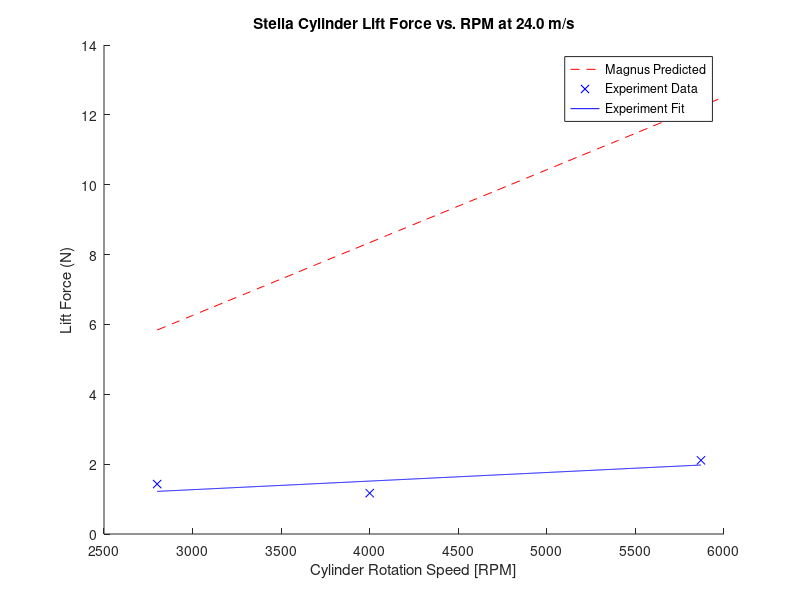
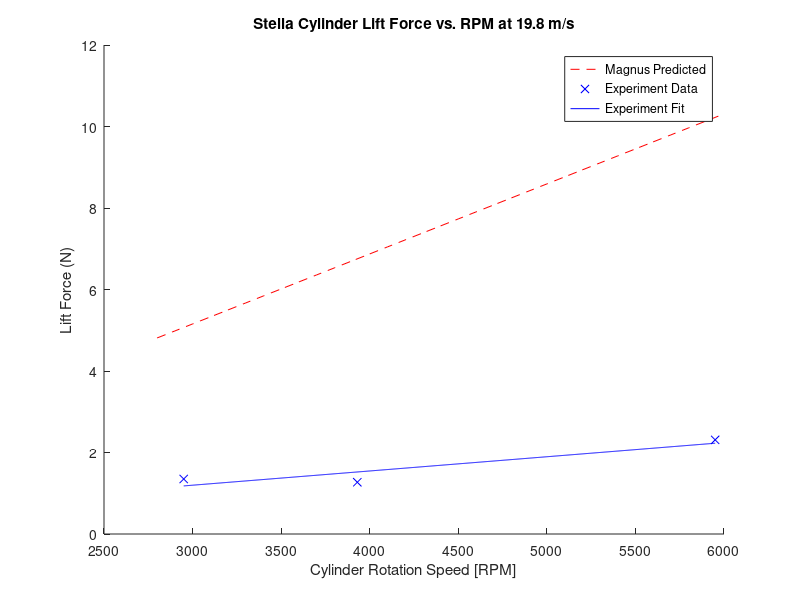
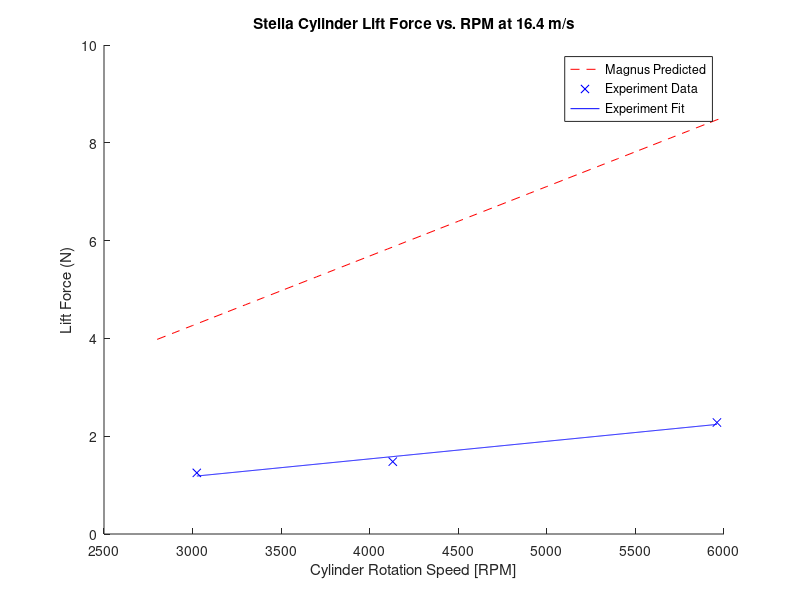
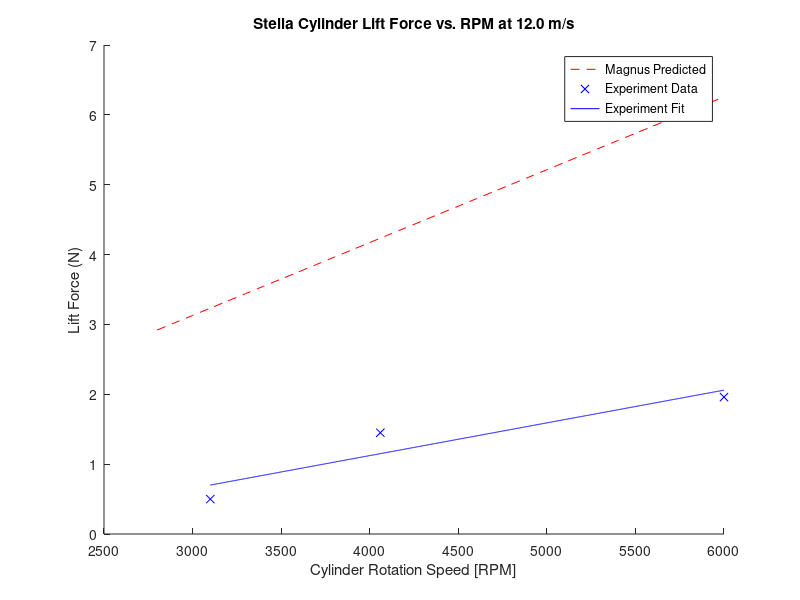

Recreate these plots in MATLAB, in order. (Note: this script raises an error after producing the figures.)
clear all;
close all;
clc;
% Magnus Effect Overview
% Variables:
% FL: lift force - measured by force balance
% rho: air density - calculated from the day's atmospheric pressure
% v: air speed - calculated using pitot tube
% G: vortex strength - found using G = 2*pi*r^2*omega
%                                   r: cylinder radius
%                                   omega: RPM in rad/s
% L: length of the cylinder
% FL = rho*v*G*L = rho*v*4*pi^2*r^2*omega*L = rho*v*4*pi^2*r^2*omega*L
% 
% Topics to analyze:
% 1. Effect of changing RPM on lift force at constant wind speed
%       - expect linear relationship
% 2. Effect of changing wind speed on lift force at constant RPM
%       - expect linear relationship
% 3. Effect of linearly increasing wind speed on lift force
%       - expect linear relationship

%%%%%%%%%%%%%%%%%%%%%%%%%%%%%%%%%%%%%%%%%%%%%%%%%%%%%%%%%%
% Authors: Feng, Zhangxi; Popecki, Simon; Skinner, James %
% Course: ME646                                          %
% Project: Cylindrical Airfoil Magnus Effect             %
% Date: May 1, 2017                                      %
%%%%%%%%%%%%%%%%%%%%%%%%%%%%%%%%%%%%%%%%%%%%%%%%%%%%%%%%%%

%% Overall experiment variables
% See attached excel sheet for the experiment data
% windspeeds from pitot tube readings:
speed4 = 24.01946618; % [m/s]
speed3 = 19.78614266;
speed2 = 16.36650742;
speed1 = 12.00973309;
airrho = 1.2093;
% [kg/m^3] from ideal gas law and the barometric pressure of the day


%% 1. Effect of RPM on lift force at constant wind speed for each airfoil

%% stella - r = 57.91/2000; % radius in [m]
rStella = 57.91/2000;
LStella = 0.130175; % length of stella in meters
forceStella = [0.5,1.45,1.96;...
            1.25,1.48,2.28;...
            1.35,1.27,2.31;...
            1.43,1.17,2.11];
RPMStella = [3100,4060,6000;...
            3024,4130,5960;...
            2950,3930,5950;...
            2800,4000,5870]; % convert from [rpm] to [rps]
% expected relationship
RPMMagnusStella = (2800:100:6000); % [rpm]

% FL = 4*pi^2*r^2*rho*v*omega*L
FLStella4 = 4*pi^2*rStella^2*airrho*speed4.*RPMMagnusStella/60*LStella;
FLStella3 = 4*pi^2*rStella^2*airrho*speed3.*RPMMagnusStella/60*LStella;
FLStella2 = 4*pi^2*rStella^2*airrho*speed2.*RPMMagnusStella/60*LStella;
FLStella1 = 4*pi^2*rStella^2*airrho*speed1.*RPMMagnusStella/60*LStella;

% polyfitting data to line
% speed4
stellaFit4 = polyfit(RPMStella(4,:),forceStella(4,:),1);
stellaFit4x = 2800:(5870-2800)/1000:5870;
stellaFit4y = stellaFit4x*stellaFit4(1) + stellaFit4(2);
% speed3
stellaFit3 = polyfit(RPMStella(3,:),forceStella(3,:),1);
stellaFit3x = 2950:(5950-2950)/1000:5950;
stellaFit3y = stellaFit3x*stellaFit3(1) + stellaFit3(2);
% speed2
stellaFit2 = polyfit(RPMStella(2,:),forceStella(2,:),1);
stellaFit2x = 3024:(5960-3024)/1000:5960;
stellaFit2y = stellaFit2x*stellaFit2(1) + stellaFit2(2);
% speed1
stellaFit1 = polyfit(RPMStella(1,:),forceStella(1,:),1);
stellaFit1x = 3100:(6000-3100)/1000:6000;
stellaFit1y = stellaFit1x*stellaFit1(1) + stellaFit1(2);

% speed4 plots
figure;
hold on;
plot(RPMMagnusStella,FLStella4,'r--');
plot(RPMStella(4,:),forceStella(4,:),'bx',stellaFit4x,stellaFit4y,'b');
xlabel('Cylinder Rotation Speed [RPM]');
ylabel('Lift Force (N)');
title('Stella Cylinder Lift Force vs. RPM at 24.0 m/s');
l = legend('Magnus Predicted','Experiment Data','Experiment Fit','Location','best');
%set(l,'FontSize',12);

% speed3 plots
figure;
hold on;
plot(RPMMagnusStella,FLStella3,'r--');
plot(RPMStella(3,:),forceStella(3,:),'bx',stellaFit3x,stellaFit3y,'b');
xlabel('Cylinder Rotation Speed [RPM]');
ylabel('Lift Force (N)');
title('Stella Cylinder Lift Force vs. RPM at 19.8 m/s');
l = legend('Magnus Predicted','Experiment Data','Experiment Fit','Location','best');
%set(l,'FontSize',12);

% speed2 plots
figure;
hold on;
plot(RPMMagnusStella,FLStella2,'r--');
plot(RPMStella(2,:),forceStella(2,:),'bx',stellaFit2x,stellaFit2y,'b');
xlabel('Cylinder Rotation Speed [RPM]');
ylabel('Lift Force (N)');
title('Stella Cylinder Lift Force vs. RPM at 16.4 m/s');
l = legend('Magnus Predicted','Experiment Data','Experiment Fit','Location','best');
%set(l,'FontSize',12);

% speed1 plots
figure;
hold on;
plot(RPMMagnusStella,FLStella1,'r--');
plot(RPMStella(1,:),forceStella(1,:),'bx',stellaFit1x,stellaFit1y,'b');
xlabel('Cylinder Rotation Speed [RPM]');
ylabel('Lift Force (N)');
title('Stella Cylinder Lift Force vs. RPM at 12.0 m/s');
l = legend('Magnus Predicted','Experiment Data','Experiment Fit','Location','best');
%set(l,'FontSize',12);

%% Bud - r = 83.82/2000; % radius in [m]
rBud = 83.82/2000; % finding radius from diamter in [mm] to [m]
LBud = 0.1762125; % length of bud cylinder in meters
forceBud = [2.3,3.17,1.65;...
            0,0,0;...
            10.13,21.92,13.91;...
            10.25,13.11,8.97];
RPMBud = [3200,4940,5800;...
        0,0,0;...
        3291,4700,5844;...
        3100,4860,5916]; % convert from [rpm] to [rps]
% expected relationship
RPMMagnusBud = (2500:100:6000); % [rpm]

% FL = 4*pi^2*r^2*rho*v*omega*L
FLBud4 = 4*pi^2*rBud^2*airrho*speed4.*RPMMagnusBud/60*LBud;
FLBud3 = 4*pi^2*rBud^2*airrho*speed3.*RPMMagnusBud/60*LBud;
FLBud2 = 4*pi^2*rBud^2*airrho*speed2.*RPMMagnusBud/60*LBud;
FLBud1 = 4*pi^2*rBud^2*airrho*speed1.*RPMMagnusBud/60*LBud;

% polyfitting data to line
% speed4
budFit4 = polyfit(RPMBud(4,:),forceBud(4,:),1);
budFit4x = 3100:(5916-3100)/1000:5916;
budFit4y = budFit4x*budFit4(1) + budFit4(2);
% speed3
budFit3 = polyfit(RPMBud(3,:),forceBud(3,:),1);
budFit3x = 3291:(5844-3291)/1000:5844;
budFit3y = budFit3x*budFit3(1) + budFit3(2);
% speed1
budFit1 = polyfit(RPMBud(1,:),forceBud(1,:),1);
budFit1x = 3200:(5800-3200)/1000:5800;
budFit1y = budFit1x*budFit1(1) + budFit1(2);

% speed4 plots
figure;
hold on;
plot(RPMMagnusBud,FLBud4,'r--');
plot(RPMBud(4,:),forceBud(4,:),'bx',budFit4x,budFit4y,'b');
xlabel('Cylinder Rotation Speed [RPM]');
ylabel('Lift Force (N)');
title('Bud Heavy Cylinder Lift Force vs. RPM at 24.0 m/s');
l = legend('Magnus Predicted','Experiment Data','Experiment Fit','Location','best');
%set(l,'FontSize',12);

% speed3 plots
figure;
hold on;
plot(RPMMagnusBud,FLBud3,'r--');
plot(RPMBud(3,:),forceBud(3,:),'bx',budFit3x,budFit3y,'b');
xlabel('Cylinder Rotation Speed [RPM]');
ylabel('Lift Force (N)');
title('Bud Heavy Lift Force vs. RPM at 19.8 m/s');
l = legend('Magnus Predicted','Experiment Data','Experiment Fit','Location','best');
%set(l,'FontSize',12);

% speed2 plot for Bud does not exist

% speed1 plots
figure;
hold on;
plot(RPMMagnusBud,FLBud1,'r--');
plot(RPMBud(1,:),forceBud(1,:),'bx',budFit1x,budFit1y,'b');
xlabel('Cylinder Rotation Speed [RPM]');
ylabel('Lift Force (N)');
title('Bud Heavy Cylinder Lift Force vs. RPM at 12.0 m/s');
l = legend('Magnus Predicted','Experiment Data','Experiment Fit','Location','best');
%set(l,'FontSize',12);

%% Quaker - r = 128.27/2000; % radius in [m]
rQuaker = 128.27/2000;
LQuaker = 0.2286; % length of quaker oats cylinder in meters
forceQuaker = [3.72,3.14,4.35;...
            6,4.97,5.26;...
            8.42,7.25,7.67;...
            10.6,15.5,10.43];
RPMQuaker = [3720,4560,5560;...
            3660,4470,5630;...
            3675,4050,5500;...
            3000,3160,5200]; % convert from [rpm] to [rps]
% expected relationship
RPMMagnusQuaker = (2500:100:6000); % [rpm]

% FL = 4*pi^2*r^2*rho*v*omega*L
FLQuaker4 = 4*pi^2*rQuaker^2*airrho*speed4.*RPMMagnusQuaker/60*LQuaker;
FLQuaker3 = 4*pi^2*rQuaker^2*airrho*speed3.*RPMMagnusQuaker/60*LQuaker;
FLQuaker2 = 4*pi^2*rQuaker^2*airrho*speed2.*RPMMagnusQuaker/60*LQuaker;
FLQuaker1 = 4*pi^2*rQuaker^2*airrho*speed1.*RPMMagnusQuaker/60*LQuaker;

% polyfitting data to line
% speed4
quakerFit4 = polyfit(RPMQuaker(4,:),forceQuaker(4,:),1);
quakerFit4x = 3000:(5200-3000)/1000:5200;
quakerFit4y = quakerFit4x*quakerFit4(1) + quakerFit4(2);
% speed3
quakerFit3 = polyfit(RPMQuaker(3,:),forceQuaker(3,:),1);
quakerFit3x = 3675:(5500-3675)/1000:5500;
quakerFit3y = quakerFit3x*quakerFit3(1) + quakerFit3(2);
% speed2
quakerFit2 = polyfit(RPMQuaker(2,:),forceQuaker(2,:),1);
quakerFit2x = 3660:(5630-3660)/1000:5630;
quakerFit2y = quakerFit2x*quakerFit2(1) + quakerFit2(2);
% speed1
quakerFit1 = polyfit(RPMQuaker(1,:),forceQuaker(1,:),1);
quakerFit1x = 3720:(5560-3720)/1000:5560;
quakerFit1y = quakerFit1x*quakerFit1(1) + quakerFit1(2);

% speed4 plots
figure;
hold on;
plot(RPMMagnusQuaker,FLQuaker4,'r--');
plot(RPMQuaker(4,:),forceQuaker(4,:),'bx',quakerFit4x,quakerFit4y,'b');
xlabel('Cylinder Rotation Speed [RPM]');
ylabel('Lift Force (N)');
title('Quaker Oats Cylinder Lift Force vs. RPM at 24.0 m/s');
l = legend('Magnus Predicted','Experiment Data','Experiment Fit','Location','best');
%set(l,'FontSize',12);

% speed3 plots
figure;
hold on;
plot(RPMMagnusQuaker,FLQuaker3,'r--');
plot(RPMQuaker(3,:),forceQuaker(3,:),'bx',quakerFit3x,quakerFit3y,'b');
xlabel('Cylinder Rotation Speed [RPM]');
ylabel('Lift Force (N)');
title('Quaker Oats Cylinder Lift Force vs. RPM at 19.8 m/s');
l = legend('Magnus Predicted','Experiment Data','Experiment Fit','Location','best');
%set(l,'FontSize',12);

% speed2 plots
figure;
hold on;
plot(RPMMagnusQuaker,FLQuaker2,'r--');
plot(RPMQuaker(2,:),forceQuaker(2,:),'bx',quakerFit2x,quakerFit2y,'b');
xlabel('Cylinder Rotation Speed [RPM]');
ylabel('Lift Force (N)');
title('Quaker Oats Cylinder Lift Force vs. RPM at 16.4 m/s');
l = legend('Magnus Predicted','Experiment Data','Experiment Fit','Location','best');
%set(l,'FontSize',12);

% speed1 plots
figure;
hold on;
plot(RPMMagnusQuaker,FLQuaker1,'r--');
plot(RPMQuaker(1,:),forceQuaker(1,:),'bx',quakerFit1x,quakerFit1y,'b');
xlabel('Cylinder Rotation Speed [RPM]');
ylabel('Lift Force (N)');
title('Quaker Oats Cylinder Lift Force vs. RPM at 12.0 m/s');
l = legend('Magnus Predicted','Experiment Data','Experiment Fit','Location','best');
%set(l,'FontSize',12);

%% comparison to theory completed, looking for patterns within the collected
% data
% plot of just the experimental data
% quaker oats cylinder
figure;
hold on;
plot(RPMQuaker(4,:),forceQuaker(4,:),'--*');
plot(RPMQuaker(3,:),forceQuaker(3,:),'--x');
plot(RPMQuaker(2,:),forceQuaker(2,:),'--d');
plot(RPMQuaker(1,:),forceQuaker(1,:),'--s');
grid on;
xlabel('Rotation Speed (RPM)');
ylabel('Life Force (N)');
title({'Measured Lift Force of Quaker Oats Cylinder vs. RPM','at Constant Wind Speeds'});
l = legend('Location','best','24.0 m/s','19.8 m/s','16.4 m/s','12.0 m/s');
%set(l,'FontSize',12);

% Bud Heavy cylinder
figure;
hold on;
plot(RPMBud(4,:),forceBud(4,:),'--*');
plot(RPMBud(3,:),forceBud(3,:),'--x');
plot(RPMBud(1,:),forceBud(1,:),'--s');
grid on;
xlabel('Rotation Speed (RPM)','FontSize',12);
ylabel('Life Force (N)','FontSize',12);
title({'Measured Lift Force of Bud Heavy Cylinder vs. RPM','at Constant Wind Speeds'});
l = legend('Location','northeast','24.0 m/s','19.8 m/s','12.0 m/s');
%set(l,'FontSize',12);
text(3150,24,'16.4 m/s wind speed has no data','FontSize',12);

% Quaker cylinder
figure;
hold on;
plot(RPMQuaker(4,:),forceQuaker(4,:),'--*');
plot(RPMQuaker(3,:),forceQuaker(3,:),'--x');
plot(RPMQuaker(2,:),forceQuaker(2,:),'--d');
plot(RPMQuaker(1,:),forceQuaker(1,:),'--s');
grid on;
xlabel('Rotation Speed (RPM)');
ylabel('Life Force (N)');
title({'Measured Lift Force of Quaker Cylinder vs. RPM','at Constant Wind Speeds'});
l = legend('Location','best','24.0 m/s','19.8 m/s','16.4 m/s','12.0 m/s');
%set(l,'FontSize',12);

%% 2. Effect of changing wind speed on lift force

%% Calculating Reynolds number for 3 cylinders and all 4 speeds 

speeds1to4 = [speed1,speed2,speed3,speed4];
speeds1to5stella = [speed1,speed2,speed3,speed4,29.420];
nu = 15.11e-6; % (m^2/s) kinematic viscosity of air at room temperature

ReStella = speeds1to5stella.*(rStella*2)/nu;
ReBud = speeds1to4.*(rBud*2)/nu;
ReQuaker = speeds1to4.*(rQuaker*2)/nu;
strReStella = sprintf('Re = %1.3d \n',ReStella);
strReBud = sprintf('Re = %1.3d \n',ReBud);
strReQuaker = sprintf('Re = %1.3d \n',ReQuaker);
disp('Stella Reynolds Number for velocities in increasing magnitude (12.0,16.4,19.8,24.0) m/s')
disp(strReStella)
disp('Bud Heavy Reynolds Number for velocities in increasing magnitude (12.0,19.8,24.0) m/s')
disp(strReBud)
disp('Quaker Reynolds Number for velocities in increasing magnitude (12.0,16.4,19.8,24.0) m/s')
disp(strReQuaker)


%% Plotting all the data
% Experiment was conducted to have approximately the same RPM. Assuming the
% difference in lift force from <300 RPM difference is negligible for the
% purpose of seeking a pattern.

speeds = [speed4,speed3,speed2,speed1];

% Stella Cylinder
figure;
hold on;
plot(speeds,forceStella(:,3),'--*');
plot(speeds,forceStella(:,2),'-.x');
plot(speeds,forceStella(:,1),'k:d');
xlim([10 26]);
xlabel('Wind Speeds (m/s)','FontSize',12);
ylabel('Lift Force (N)','FontSize',12);
title({'Effect of Wind Speed on Stella Cylinder Lift Force','Assuming Constant RPM'});
l = legend('Location','southwest','~3000 RPM','~4000 RPM','~6000 RPM');
%set(l,'FontSize',12);

% Bud Cylinder
figure;
hold on;
plot(speeds([1,3,4]),forceBud([1,3,4],3),'--*');
plot(speeds([1,3,4]),forceBud([1,3,4],2),'-.x');
plot(speeds([1,3,4]),forceBud([1,3,4],1),'k:d');
xlim([10 26]);
xlabel('Wind Speeds (m/s)','FontSize',12);
ylabel('Lift Force (N)','FontSize',12);
title({'Effect of Wind Speed on Bud Cylinder Lift Force','Assuming Constant RPM'});
l = legend('Location','best','~3000 RPM','~5000 RPM','~6000 RPM');
%set(l,'FontSize',12);

% Oats Cylinder
figure;
hold on;
plot(speeds,forceQuaker(:,3),'--*');
plot(speeds,forceQuaker(:,2),'-.x');
plot(speeds,forceQuaker(:,1),'k:d');
xlim([10 26]);
xlabel('Wind Speeds (m/s)','FontSize',12);
ylabel('Lift Force (N)','FontSize',12);
title({'Effect of Wind Speed on Oats Cylinder Lift Force','Assuming Constant RPM'});
l = legend('Location','best','~3500 RPM','~4250 RPM','~5500 RPM');
%set(l,'FontSize',12);

%% fitting the wind speed data
stellaWindRPMfit6k = polyfit(speeds',forceStella(:,1),1);
sWRfitx = speeds(4):(speeds(1) - speeds(4))/10:speeds(1);
sWRfity = sWRfitx*stellaWindRPMfit6k(1) + stellaWindRPMfit6k(2);

figure;
plot(speeds,forceStella(:,1),'*',sWRfitx,sWRfity);
xlabel('Wind Speed (m/s)','FontSize',12);
ylabel('Lift Force (N)','FontSize',12);
title('Lift Force vs. Wind Speed Stella Cylinder at ~6000 rpm');
l = legend('Location','best','Data','Best Fit');
%set(l,'FontSize',12);

budWindRPMfit6k = polyfit(speeds([1,3,4])',forceBud([1,3,4],1),1);
bWRfitx = speeds(4):(speeds(1) - speeds(4))/10:speeds(1);
bWRfity = bWRfitx*budWindRPMfit6k(1) + budWindRPMfit6k(2);

figure;
plot(speeds([1,3,4]),forceBud([1,3,4],1),'*',bWRfitx,bWRfity);
xlabel('Wind Speed (m/s)','FontSize',12);
ylabel('Lift Force (N)','FontSize',12);
title('Lift Force vs. Wind Speed Bud Cylinder ~6000 rpm');
l = legend('Location','best','Data','Best Fit');
%set(l,'FontSize',12);

quakerWindRPMfit6k = polyfit(speeds',forceQuaker(:,1),1);
qWRfitx = speeds(4):(speeds(1) - speeds(4))/10:speeds(1);
qWRfity = qWRfitx*quakerWindRPMfit6k(1) + quakerWindRPMfit6k(2);

figure;
plot(speeds,forceQuaker(:,1),'*',qWRfitx,qWRfity);
xlabel('Wind Speed (m/s)','FontSize',12);
ylabel('Lift Force (N)','FontSize',12);
title('Lift Force vs. Wind Speed Quaker Cylinder ~6000 rpm');
l = legend('Location','best','Data','Best Fit');
%set(l,'FontSize',12);

%% 3. Effect of increasing wind speed on a fixed RPM on the lift force

%% Plotting and fitting
windSpeed = [11.12,16.37,20.3,23.59,26.47,29.42]; % [m/s]
liftForce = [0.67,0.61,0.5,0.4,0.36,0.47]; % [N]

windForceFit = polyfit(windSpeed,liftForce,1);
windForcex = linspace(windSpeed(1),windSpeed(end),6);
windForcey = windForcex*windForceFit(1) + windForceFit(2);

%% Error Analysis
% confidence interval-------------------------------------------
% defining the degree of freedom and confidence interval
N = length(windSpeed);
dF = N - (1 + 1);
confidenceLevel = 0.975; % Matlab uses one-tail probability

% finding the t score
t = tinv(confidenceLevel,dF);
% t = 2.3060

% average value of x axis data
xMean = mean(windSpeed);

% the sum of difference of X - xbar squared
SSxx = sum((windSpeed - xMean).^2);

% finding the term of sum of difference of y axis - yfit squared
SSres = sum((liftForce - windForcey).^2);

% finding Syx
Syx = sqrt(SSres/dF);

% fit confidence interval max and min
fitCf = t*Syx*sqrt(1/N + ((windSpeed - xMean).^2)/SSxx);
minFitCf = windForcey - fitCf;
maxFitCf = windForcey + fitCf;

% measurement confidence interval max and min
measCf = t*Syx*sqrt(1 + 1/N + ((windSpeed - xMean).^2)/SSxx);
minMeaCf = windForcey - measCf;
maxMeaCf = windForcey + measCf;
% confidence interval ends--------------------------------------

%% Plotting everythang
figure;
plot(windSpeed,liftForce,'x',windForcex,windForcey);
hold on;
p1 = plot(windSpeed,minFitCf,'r:');
p2 = plot(windSpeed,maxFitCf,'r:');
p3 = plot(windSpeed,minMeaCf,'b--');
p4 = plot(windSpeed,maxMeaCf,'b--');
set(get(get(p2,'Annotation'),'LegendInformation'),...
    'IconDisplayStyle','off');
set(get(get(p4,'Annotation'),'LegendInformation'),...
    'IconDisplayStyle','off');
xlabel('Wind Speed (m/s)','FontSize',12);
ylabel('Lift Force (N)','FontSize',12);
title('Lift Force vs. Wind Speed for Stella Cylinder');
l = legend('Location','best','Experiment Data','Best fit line','Confidence of Fit','Confidence of Measurement');
%set(l,'FontSize',12);

%% Calculateing the Coefficient of Lift 
%  THEORETICAL

% Below calculations were done using the equation found 
% in Tokumaru pdf
% Note: in the document a = radius
% CL = Lift/length*rhoair*(velocity.^2)*radius

% Coeffeicient of lift for Stella
CLthStella1 = FLStella1/(LStella*airrho*(speed1^2)*rStella);
CLthStella2 = FLStella2/(LStella*airrho*(speed2^2)*rStella);
CLthStella3 = FLStella3/(LStella*airrho*(speed3^2)*rStella);
CLthStella4 = FLStella4/(LStella*airrho*(speed4^2)*rStella);

% Coeffeicient of lift for Bud Heavy
CLthBud1 = FLBud1/(LBud*airrho*(speed1^2)*rBud);
CLthBud2 = FLBud2/(LBud*airrho*(speed2^2)*rBud);
CLthBud3 = FLBud3/(LBud*airrho*(speed3^2)*rBud);
CLthBud4 = FLBud4/(LBud*airrho*(speed4^2)*rBud);

% Coeffeicient of lift for Oats
CLthQuaker1 = FLQuaker1/(LQuaker*airrho*(speed1^2)*rQuaker);
CLthQuaker2 = FLQuaker2/(LQuaker*airrho*(speed2^2)*rQuaker);
CLthQuaker3 = FLQuaker3/(LQuaker*airrho*(speed3^2)*rQuaker);
CLthQuaker4 = FLQuaker4/(LQuaker*airrho*(speed4^2)*rQuaker);

%% Plot Theoretical Coefficent of Lift

figure
hold on
plot(RPMMagnusStella,CLthStella1,'-')
plot(RPMMagnusStella,CLthStella2,'-')
plot(RPMMagnusStella,CLthStella3,'-')
plot(RPMMagnusStella,CLthStella4,'-')
title('Theoretical Coefficient of Lift for Stella Cylinder')
xlabel('Velocity (m/s)')
ylabel('C_L')
legend('Location','northwest','12.0 m/s','16.4 m/s','19.8 m/s','24.0 m/s')
grid on 

figure
hold on
plot(RPMMagnusBud,CLthBud1,'-')
plot(RPMMagnusBud,CLthBud2,'-')
plot(RPMMagnusBud,CLthBud3,'-')
plot(RPMMagnusBud,CLthBud4,'-')
title('Theoretical Coefficient of Lift for Bud Heavy Cylinder')
xlabel('Velocity (m/s)')
ylabel('C_L')
legend('Location','northwest','12.0 m/s','16.4 m/s','19.8 m/s','24.0 m/s')
grid on 

figure
hold on
plot(RPMMagnusQuaker,CLthQuaker1,'-')
plot(RPMMagnusQuaker,CLthQuaker2,'-')
plot(RPMMagnusQuaker,CLthQuaker3,'-')
plot(RPMMagnusQuaker,CLthQuaker4,'-')
title('Theoretical Coefficient of Lift for Quaker Oat Cylinder')
xlabel('Velocity (m/s)')
ylabel('C_L')
legend('Location','northwest','12.0 m/s','16.4 m/s','19.8 m/s','24.0 m/s')
grid on 


%% Calculateing the Coefficient of Lift 
%  EXPERIMENTAL

% Below calculations were done using the equation found 
% in Tokumaru pdf
% Note: in the document a = radius
% CL = Lift/rhoair*(velocity.^2)*radius

% All speeds in order of smallest to greatest magnitude of velocity
%speedslr = fliplr(speeds);

% Coeffeicient of lift for Stella
% Organized by trial (Constant windpeed, changing rpm)
CLexpStella1 = forceStella(1,:)./(LStella*airrho*(speed1^2)*rStella);
CLexpStella2 = forceStella(2,:)./(LStella*airrho*(speed2^2)*rStella);
CLexpStella3 = forceStella(3,:)./(LStella*airrho*(speed3^2)*rStella);
CLexpStella4 = forceStella(4,:)./(LStella*airrho*(speed4^2)*rStella);

% Constant RPM and changing wind speed for Stella error analysis
CLexpStella5 = liftForce./(LStella*airrho.*(windSpeed.^2)*rStella);
windForceFitCL = polyfit(windSpeed,CLexpStella5,1);
windForcexCL = linspace(windSpeed(1),windSpeed(end),6);
windForceyCL = windForcexCL*windForceFitCL(1) + windForceFitCL(2);
SSresCL = sum((CLexpStella5 - windForceyCL).^2);
SyxCL = sqrt(SSresCL/dF);
fitCfCL = t*SyxCL*sqrt(1/N + ((windSpeed - xMean).^2)/SSxx);
minFitCfCL = windForceyCL - fitCfCL;
maxFitCfCL = windForceyCL + fitCfCL;
measCfCL = t*SyxCL*sqrt(1 + 1/N + ((windSpeed - xMean).^2)/SSxx);
minMeaCfCL = windForceyCL - measCfCL;
maxMeaCfCL = windForceyCL + measCfCL;



% Coeffeicient of lift for Bud Heavy
% Organized by trial (Constant windpeed, changing rpm)
CLexpBud1 = forceBud(1,:)./(LBud*airrho*(speed1^2)*rBud);
CLexpBud3 = forceBud(3,:)./(LBud*airrho*(speed3^2)*rBud);
CLexpBud4 = forceBud(4,:)./(LBud*airrho*(speed4^2)*rBud);


% Coeffeicient of lift for Oats
% Organized by trial (Constant windpeed, changing rpm)
CLexpQuaker1 = forceQuaker(1,:)./(LQuaker*airrho*(speed1^2)*rQuaker);
CLexpQuaker2 = forceQuaker(2,:)./(LQuaker*airrho*(speed2^2)*rQuaker);
CLexpQuaker3 = forceQuaker(3,:)./(LQuaker*airrho*(speed3^2)*rQuaker);
CLexpQuaker4 = forceQuaker(4,:)./(LQuaker*airrho*(speed4^2)*rQuaker);

%% Plot for Experimental Coefficient of Lift

figure
hold on
plot(RPMStella(1,:),CLexpStella1,'--o')
plot(RPMStella(2,:),CLexpStella2,'--o')
plot(RPMStella(3,:),CLexpStella3,'--o')
plot(RPMStella(4,:),CLexpStella4,'--o')
title('Experimental Coefficient of Lift for Stella Cylinder')
xlabel('Velocity (m/s)')
ylabel('C_L')
legend('Location','northwest','12.0 m/s','16.4 m/s','19.8 m/s','24.0 m/s')
grid on 

figure
hold on
plot(RPMBud(1,:),CLexpBud1,'--o')
plot(RPMBud(3,:),CLexpBud3,'--o')
plot(RPMBud(4,:),CLexpBud4,'--o')
title('Experimental Coefficient of Lift for Bud Heavy Cylinder')
xlabel('Velocity (m/s)')
ylabel('C_L')
legend('Location','northwest','12.0 m/s','19.8 m/s','24.0 m/s')
grid on 

figure
hold on
plot(RPMQuaker(1,:),CLexpQuaker1,'--o')
plot(RPMQuaker(2,:),CLexpQuaker2,'--o')
plot(RPMQuaker(3,:),CLexpQuaker3,'--o')
plot(RPMQuaker(4,:),CLexpQuaker4,'--o')
title('Experimental Coefficient of Lift for Quaker Oat Cylinder')
xlabel('Velocity (m/s)')
ylabel('C_L')
legend('Location','northwest','12.0 m/s','16.4 m/s','19.8 m/s','24.0 m/s')
grid on 

figure;
plot(windSpeed,CLexpStella5,'x',windForcexCL,windForceyCL);
hold on;
p1 = plot(windSpeed,minFitCfCL,'r:');
p2 = plot(windSpeed,maxFitCfCL,'r:');
p3 = plot(windSpeed,minMeaCfCL,'b--');
p4 = plot(windSpeed,maxMeaCfCL,'b--');
set(get(get(p2,'Annotation'),'LegendInformation'),...
    'IconDisplayStyle','off');
set(get(get(p4,'Annotation'),'LegendInformation'),...
    'IconDisplayStyle','off');
xlabel('Wind Speed (m/s)','FontSize',12);
ylabel('C_L','FontSize',12);
title('Coefficient of Lift vs. Wind Speed for Stella Cylinder');
l = legend('Location','best','Experiment Data','Best fit line','Confidence of Fit','Confidence of Measurement');

%% Vortex Shedding 

% Below approximation generally holds true for range of Reynolds numbers in
% 250 < Re < 2x10^5

% Strouhal Number
StStella = 0.198*(1 - 19.7./ReStella);
StBud = 0.198*(1 - 19.7./ReBud);
StQuaker = 0.198*(1 - 19.7./ReQuaker);

% f = St*v_wind/diameter
% Vortex frequency
fvStella = StStella.*speeds1to5stella/(rStella*2);
fvBud = StBud.*speeds1to4/(rBud*2);
fvQuaker = StQuaker.*speeds1to4/(rQuaker*2);

%% Misc Info

MStoMPH = 2.23694; % m/s to mph

mph1 = speed1*MStoMPH; % slowest test speed m/s to mph
mph4 = speed4*MStoMPH; % fastest for most tests m/s to mph
mphMAX = windSpeed(end)*MStoMPH; % Max wind speed for stella on the last test

mphstr1 = sprintf('Our slowest test wind speed of %1.1f m/s = %1.1f mph',speed1,mph1);
mphstr2 = sprintf('Our "fastest" test wind speed (for our primary tests of 3 cylinders) of %1.1f m/s = %1.1f mph',speed4,mph4);
mphstr3 = sprintf('Our MAX test wind speed on Stella was %1.1f m/s = %1.1f mph',windSpeed(end),mphMAX);

disp(mphstr1)
disp(mphstr2)
disp(mphstr3)
